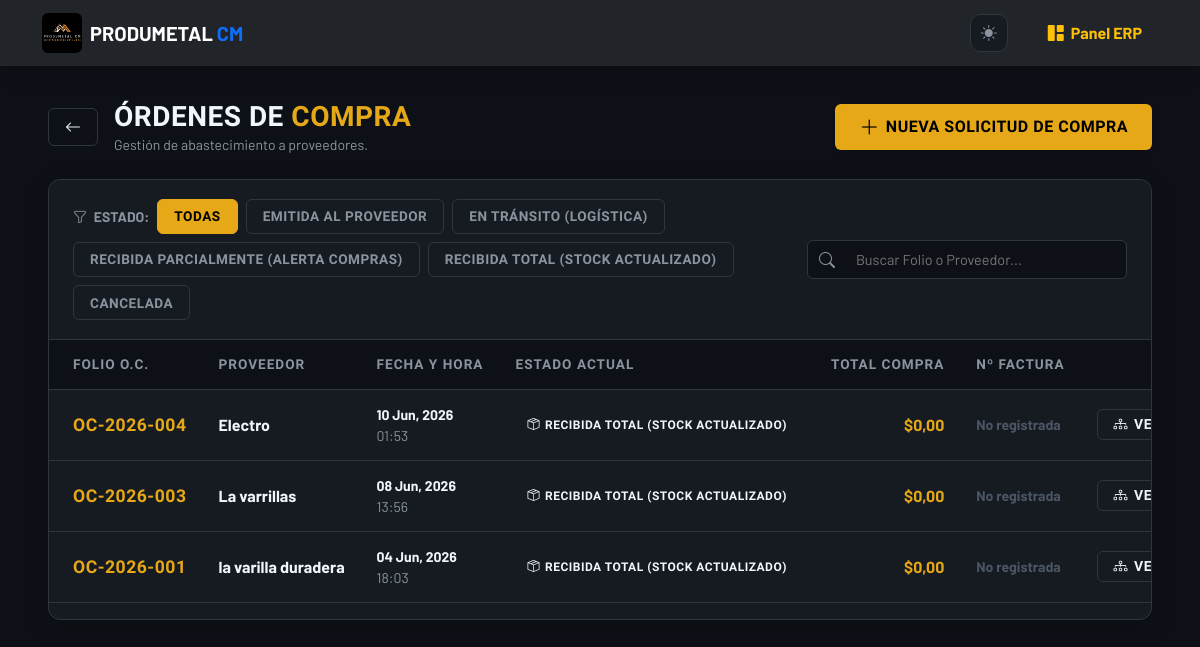
Before: /erp/ordenes-compra/ (signed in) with the older database file.
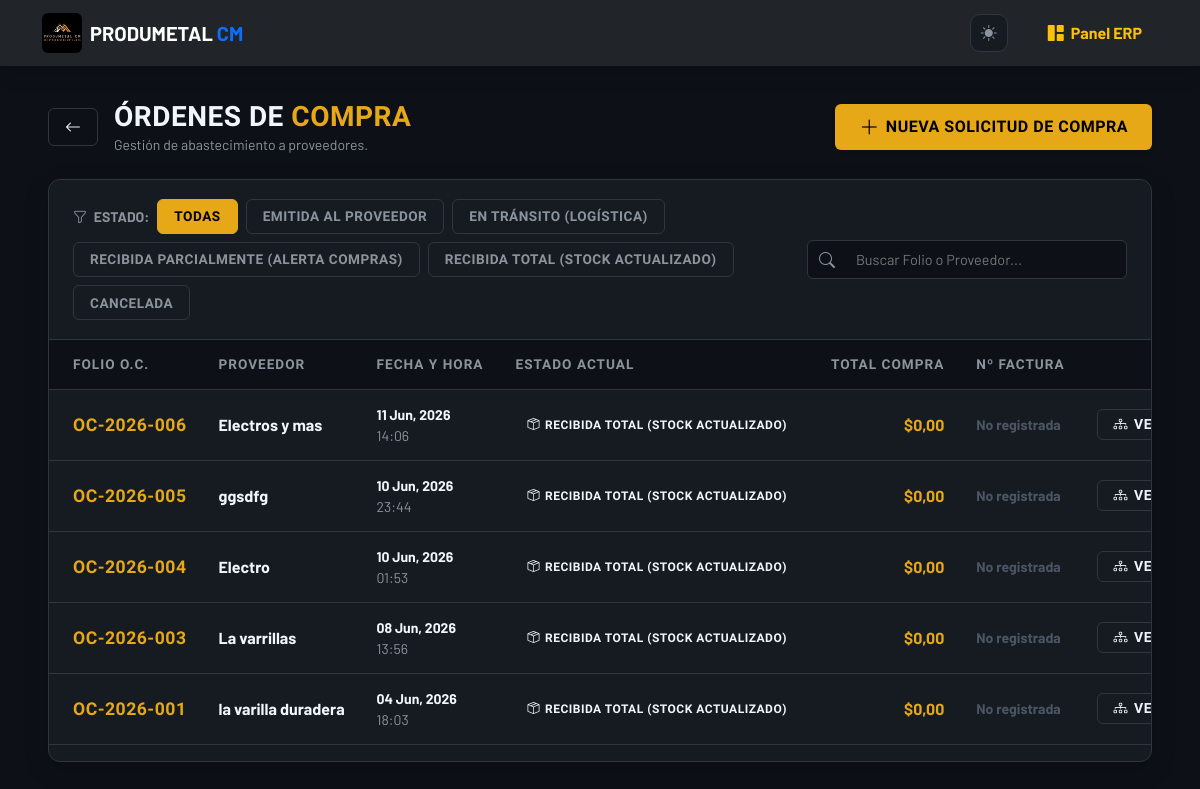
After: the same page with the newer database file.
### web/models.py (models this page shows, shortened)
class OrdenCompra(models.Model):
    ESTADOS = [
        ('BORRADOR', 'Borrador (Cotizando)'),
        ('EMITIDA', 'Emitida al Proveedor'),
        ('EN_TRANSITO', 'En tránsito (Logística)'),
        ('RECIBIDA_PARCIAL', 'Recibida Parcialmente (Alerta Compras)'),
        ('RECIBIDA', 'Recibida Total (Stock Actualizado)'),
        ('CANCELADA', 'Cancelada'),
    ]
    folio = models.CharField(max_length=20, unique=True, blank=True, editable=False)
    proveedor = models.CharField(max_length=200, help_text="Nombre de la ferretería o distribuidor")
    fecha_creacion = models.DateTimeField(auto_now_add=True)
    creado_por = models.ForeignKey(User, on_delete=models.PROTECT, related_name='ordenes_compra')
    estado = models.CharField(max_length=25, choices=ESTADOS, default='BORRADOR')
    numero_factura = models.CharField(max_length=100, blank=True, null=True, verbose_name="N° de Factura")
    observaciones = models.TextField(blank=True, null=True, verbose_name="Observaciones")
    documento_respaldo = models.FileField(
        upload_to='compras_facturas/%Y/%m/%d/', blank=True, null=True,
        validators=[FileExtensionValidator(allowed_extensions=['pdf', 'jpg', 'png'])],
        help_text="Factura o Certificado provisto por el proveedor"
    )
    history = HistoricalRecords()
    class Meta:
        verbose_name_plural = "Órdenes de Compra"
    @property
    def total_general(self):
        return sum((d.subtotal for d in self.detalles.all()), Decimal('0.00'))

class DetalleOrdenCompra(models.Model):
    orden = models.ForeignKey(OrdenCompra, related_name='detalles', on_delete=models.CASCADE)
    material = models.ForeignKey(Material, on_delete=models.PROTECT)
    cantidad_pedida = models.DecimalField(max_digits=10, decimal_places=2)
    cantidad_recibida = models.DecimalField(max_digits=10, decimal_places=2, default=0.00)
    bodega_destino = models.ForeignKey(Bodega, on_delete=models.SET_NULL, null=True, blank=True)
    cotizacion_item_origen = models.ForeignKey(
        CotizacionItem, on_delete=models.SET_NULL, null=True, blank=True,
        related_name='detalles_orden',
        help_text="Línea de cotización de la que nació esta línea de Orden de Compra (trazabilidad)."
    )
    @property
    def precio_unitario(self):
        if self.cotizacion_item_origen and self.cotizacion_item_origen.precio_unitario:
            return self.cotizacion_item_origen.precio_unitario
        return Decimal('0.00')
    @property
    def subtotal(self):
        return self.cantidad_pedida * self.precio_unitario

### web/views.py (the view)
# urls.py: path('erp/ordenes-compra/', views.listar_ordenes_compra, name='listar_ordenes_compra'),
@login_required(login_url='login')
@user_passes_test(lambda u: es_bodeguero(u) or es_admin(u) or es_comprador(u), login_url='dashboard_erp')
def listar_ordenes_compra(request):
    es_administrador = es_admin(request.user)
    if es_administrador:
        ordenes = OrdenCompra.objects.all().order_by('-fecha_creacion')
        estados_permitidos = OrdenCompra.ESTADOS
    else:
        ordenes = OrdenCompra.objects.exclude(estado='BORRADOR').order_by('-fecha_creacion')
        estados_permitidos = [est for est in OrdenCompra.ESTADOS if est[0] != 'BORRADOR']
    estado = request.GET.get('estado')
    if estado:
        ordenes = ordenes.filter(estado=estado)
    rol_actual = 'Administrador' if es_administrador else ('Compras' if es_comprador(request.user) else 'Bodeguero')
    paginator = Paginator(ordenes, 15)
    page_obj = paginator.get_page(request.GET.get('page'))
    return render(request, 'web/erp/listar_oc.html', {
        'ordenes': page_obj,
        'page_obj': page_obj,
        'estados': estados_permitidos,
        'estado_filtro': estado,
        'rol': rol_actual,
    })

### web/templatetags/pm_tags.py (called while the page is built, shortened)
@register.inclusion_tag('web/erp/partials/_pagination.html', takes_context=True)
def pm_pagination(context, page_obj, window=2, param_name='page'):
    request = context.get('request')
    base_qs = ''
    if request is not None:
        params = request.GET.copy()
        params.pop(param_name, None)
        base_qs = params.urlencode()
    num_pages = page_obj.paginator.num_pages
    current = page_obj.number
    if num_pages <= 7:
        pages = list(range(1, num_pages + 1))
    return {
        'page_obj': page_obj,
        'pages': pages,
        'base_qs': base_qs,
        'param_name': param_name,
    }

### web/views.py (called while the page is built)
def es_admin(user):
    return user.is_superuser

def es_bodeguero(user):
    return user.groups.filter(name='Bodeguero').exists() or user.is_superuser

def es_comprador(user):
    return user.groups.filter(name='Compras').exists() or user.is_superuser

### web/templates/web/erp/listar_oc.html (shortened to what the changed rows need)
{% extends 'web/base.html' %}
{% load static %}
{% load pm_tags %}
{% block content %}
<div class="container-fluid px-3 px-xl-5 erp-container mb-5">
    <div class="card card-minimal overflow-hidden">
        <div class="filtros-bar">
            <div class="d-flex flex-column flex-lg-row justify-content-between align-items-start align-items-lg-center gap-3 w-100">
                <div class="d-flex flex-wrap align-items-center gap-2">
                    <span class="text-muted small text-uppercase fw-bold d-none d-md-inline"><i class="bi bi-funnel me-1"></i> Estado:</span>
                    <a href="?" class="filtro-chip {% if not estado_filtro %}active{% endif %}">Todas</a>
                    {% for clave, valor in estados %}
                        <a href="?estado={{ clave }}" class="filtro-chip {% if estado_filtro == clave %}active{% endif %}">
                            {{ valor }}
                        </a>
                    {% endfor %}
                </div>
            </div>
        </div>
        <div class="table-responsive">
            <table class="table table-modern mb-0" id="ocTable">
                <thead>
                    <tr>
                        <th class="ps-4">Folio O.C.</th>
                        <th>Proveedor</th>
                        <th>Fecha y Hora</th>
                        <th>Estado Actual</th>
                        <th class="text-end">Total Compra</th>
                        <th>Nº Factura</th>
                        <th class="text-end pe-4">Acciones Operativas</th>
                    </tr>
                </thead>
                <tbody>
                    {% for oc in ordenes %}
                    <tr class="oc-row" data-busqueda="{{ oc.folio|lower }} {{ oc.proveedor|lower }} {{ oc.numero_factura|lower }}">
                        <td class="ps-4">
                            <div class="fw-bold" style="color: var(--pm-amber); font-size: 1.1rem; font-family: var(--font-display); letter-spacing: 0.5px;">{{ oc.folio }}</div>
                        </td>
                        <td>
                            <div class="fw-bold" style="color: var(--pm-text);">{{ oc.proveedor }}</div>
                        </td>
                        <td class="text-muted small">
                            <div class="fw-bold text-white">{{ oc.fecha_creacion|date:"d M, Y" }}</div>
                            {{ oc.fecha_creacion|time:"H:i" }}
                        </td>
                        <td>
                            <span class="badge-soft
                                {% if oc.estado == 'BORRADOR' %}badge-soft-borrador
                                {% elif oc.estado == 'EMITIDA' %}badge-soft-emitida
                                {% elif oc.estado == 'RECIBIDA' %}badge-soft-success
                                {% else %}badge-soft-danger{% endif %}">
                                {% if oc.estado == 'BORRADOR' %}<i class="bi bi-pencil-square"></i>
                                {% elif oc.estado == 'EMITIDA' %}<i class="bi bi-send-check"></i>
                                {% elif oc.estado == 'RECIBIDA' %}<i class="bi bi-box-seam"></i>
                                {% else %}<i class="bi bi-x-circle"></i>{% endif %}
                                {{ oc.get_estado_display }}
                            </span>
                        </td>
                        <td class="text-end fw-bold" style="color: var(--pm-amber);">
                            ${{ oc.total_general|floatformat:"2" }}
                        </td>
                        <td class="text-muted small fw-bold">
                            {{ oc.numero_factura|default:"<span style='color: #4b5563;'>No registrada</span>"|safe }}
                        </td>
                        <td class="text-end pe-4">
                            <div class="d-flex justify-content-end gap-2">
                                <a href="{% url 'detalle_oc' oc.id %}" class="btn btn-sm btn-outline-light btn-minimal px-3 py-1 border-secondary" title="Ver Trazabilidad Completa">
                                    <i class="bi bi-diagram-3"></i> <span class="d-none d-xl-inline">Ver Detalle</span>
                                </a>
                            </div>
                        </td>
                    </tr>
                    {% endfor %}
                </tbody>
            </table>
        </div>
    </div>
</div>
{% endblock %}s

Changed rows visible on the page:
added OrdenCompra: folio "OC-2026-006", proveedor "Electros y mas", fecha_creacion "11 Jun, 2026", fecha_creacion "14:06", estado "RECIBIDA TOTAL (STOCK ACTUALIZADO)", total_general "0,00", numero_factura "No registrada"
added OrdenCompra: folio "OC-2026-005", proveedor "ggsdfg", fecha_creacion "10 Jun, 2026", fecha_creacion "23:44", estado "RECIBIDA TOTAL (STOCK ACTUALIZADO)", total_general "0,00", numero_factura "No registrada"
